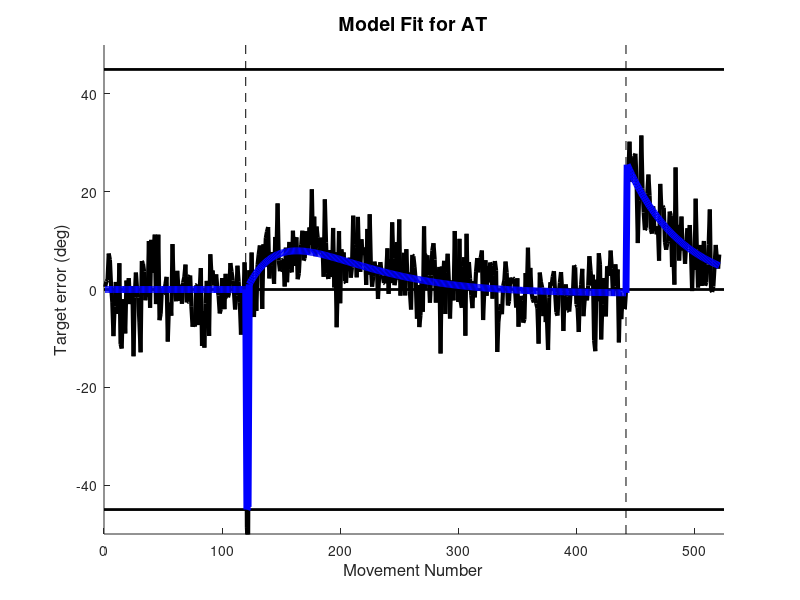

Reproduce this figure in MATLAB.
%Taylor & Ivry strategy model (Plos Comp Bio - 2011). Running this script
%will generate something that should like Figure 6A from the paper. Main 
%point of model is that strategy acts on target error and adaptation 
%(internal model/state estimate) updates based on the aiming error, or 
%sensory prediction error (SPE). --Hyosub (9/28/2018)--

clear all; close all

A = .991; %retention factor for adaptation 
B = .012; %learning rate for adaptation
E = .999; %retention factor for strategy
K = .985; %certainty in aiming target location
F = .023; %learning rate for strategy (how quickly aiming gets adjusted)

nBsl = 120;
nRot = 322;
nWO = 80;

s(1:nBsl+2) = [zeros(nBsl+2,1)]; %strategy is zero for baseline and first two rotation
s(nBsl+3) = 45; %participant told to aim to 45 on 3rd trial of rotation                                      
                                         
r = [zeros(nBsl,1); ones(nRot,1)*-45; zeros(nWO,1)]; %45 deg VMR
r_est(1) = 0; %initializing IM (state estimate)

sigma_m = 5; %motor variability of our humanoid subject

for n=1:length(r)-1
    
    %Full model
    e_tgt(n) = s(n) + (r(n)-r_est(n));  %eqn3: the error you see is the sum
                                        %of your strategy + the rotation - 
                                        %state estimate
    
    e_aim(n) = r(n) - r_est(n) + (s(n) - K*s(n));   %eqn6: captures idea of 
                                                    %uncertainty in desired
                                                    %aim location
    
    r_est(n+1) = A*r_est(n) + B*e_aim(n); %eqn2: state update is based on 
                                          %aiming error NOT target error 
                                          %(this is key to model)
    
    if n<=nBsl+2 
        s(n) = s(n);
    elseif n>nBsl+2 & n<nBsl+nRot
        s(n+1) = E*s(n) - F*e_tgt(n); %adjusting strategy begins in 
                                      %perturbation block
    elseif n>=nBsl+nRot
        s(n+1) = 0; %we have to set participant's strategy back to zero 
                    %after perturbation is turned off
    end
    
    humanoid(n) = e_tgt(n) + randn(1)*sigma_m; %I'm just corrupting the model 
                                         %with Gaussian noise so that it
                                         %looks like participant in Fig. 6A
                                
end

figure; hold on
ylim([-50 50])
xlim([0 525])
title('Model Fit for AT','fontsize',14)
ylabel('Target error (deg)','fontsize',12)
xlabel('Movement Number','fontsize',12)
line(xlim,[0 0],'color','k','linewidth',2)
line(xlim,[45 45],'color','k','linewidth',2)
line(xlim,[-45 -45],'color','k','linewidth',2)
line([120 120],ylim,'linestyle','--','color','k')
line([442 442],ylim,'linestyle','--','color','k')
plot(humanoid,'k','linewidth',3)
plot(e_tgt,'b','linewidth',5)

